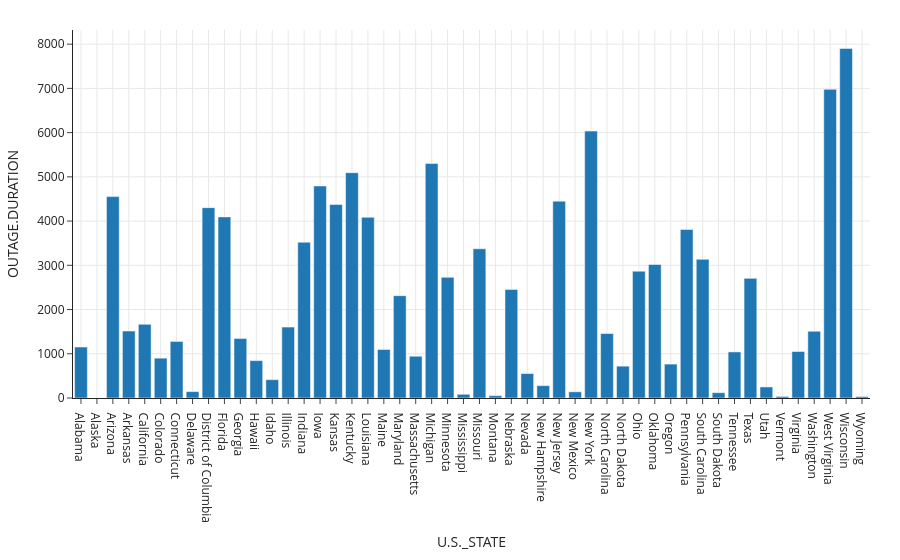

The cell this chart's notebook holds for it:
### Code cell
px.bar(outage[['U.S._STATE', 'OUTAGE.DURATION']].groupby('U.S._STATE').mean().reset_index(), x='U.S._STATE', y='OUTAGE.DURATION')

### Figure 1 — Plotly figure (JSON) as saved in the notebook; plotly's stock layout.template omitted (floating-point values rounded to 4 significant figures)
{"data": [{"hovertemplate": "U.S._STATE=%{x}<br>OUTAGE.DURATION=%{y}<extra></extra>", "legendgroup": "", "marker": {"color": "#1F77B4", "pattern": {"shape": ""}}, "name": "", "orientation": "v", "showlegend": false, "textposition": "auto", "type": "bar", "x": ["Alabama", "Alaska", "Arizona", "Arkansas", "California", "Colorado", "Connecticut", "Delaware", "District of Columbia", "Florida", "Georgia", "Hawaii", "Idaho", "Illinois", "Indiana", "Iowa", "Kansas", "Kentucky", "Louisiana", "Maine", "Maryland", "Massachusetts", "Michigan", "Minnesota", "Mississippi", "Missouri", "Montana", "Nebraska", "Nevada", "New Hampshire", "New Jersey", "New Mexico", "New York", "North Carolina", "North Dakota", "Ohio", "Oklahoma", "Oregon", "Pennsylvania", "South Carolina", "South Dakota", "Tennessee", "Texas", "Utah", "Vermont", "Virginia", "Washington", "West Virginia", "Wisconsin", "Wyoming"], "xaxis": "x", "y": [1153.0, NaN, 4553.0, 1514.0, 1666.0, 901.1, 1279.0, 144.9, 4304.0, 4095.0, 1345.0, 845.4, 414.6, 1602.0, 3522.0, 4794.0, 4376.0, 5094.0, 4085.0, 1097.0, 2313.0, 944.2, 5303.0, 2728.0, 84.0, 3374.0, 54.0, 2456.0, 553.3, 279.6, 4451.0, 140.4, 6035.0, 1457.0, 720.0, 2868.0, 3019.0, 766.7, 3812.0, 3135.0, 120.0, 1042.0, 2705.0, 250.2, 35.44, 1051.0, 1508.0, 6979.0, 7904.0, 33.33], "yaxis": "y"}], "layout": {"barmode": "relative", "legend": {"tracegroupgap": 0}, "xaxis": {"anchor": "y", "domain": [0, 1], "title": {"text": "U.S._STATE"}}, "yaxis": {"anchor": "x", "domain": [0, 1], "title": {"text": "OUTAGE.DURATION"}}}}
